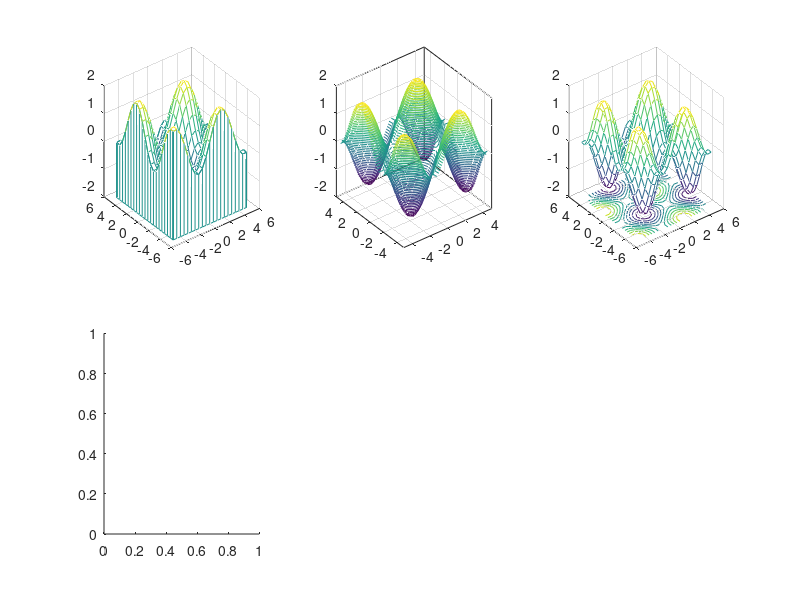

The MATLAB source for this figure: (Note: this script raises an error after producing the figure.)
clc;
close all;
clear all;
[x,y]=meshgrid(-5:0.5:5);
z= sin(x)+sin(y);


subplot(2,3,1);
s2=meshz(x,y,z)

subplot(2,3,2);
s1=contour3(x,y,z,50)

subplot(2,3,3);
s3=meshc(x,y,z)

subplot(2,3,4)
s4=surf(x,y,z,50)

subplot(2,3,5)
s5=bar3(z)

ylabel('y')
xlabel('x')